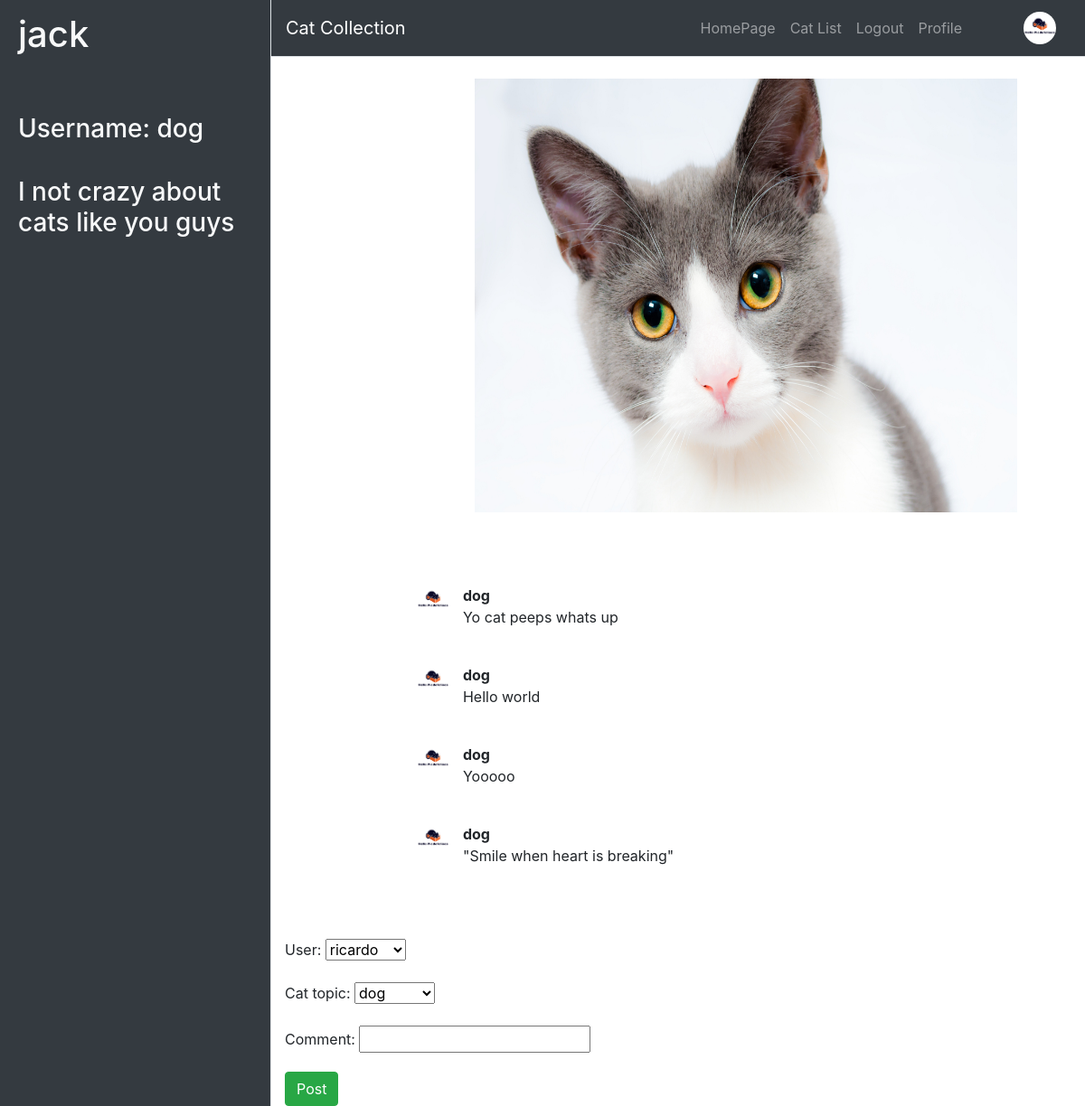
Screenshot of /cat_app/cat_topic/3/ (signed in) with the database file from the repository.
### cat_app/models.py (models this page shows, shortened)
class Cat_Topic(models.Model):
	owner = models.ForeignKey(UserProfileInfo, on_delete=models.CASCADE, blank=True, null=True)
	cat_name = models.CharField(max_length=20)
	cat_picture = models.ImageField(upload_to='cat_images', blank=True, null=True)
	story = models.CharField(max_length=140)
	def __str__(self):
		return self.owner.user.username

class UserProfileInfo(models.Model):
	user = models.OneToOneField(User, related_name='userprofileinfos', on_delete=models.CASCADE, blank=True, null=True, default=1)
	picture = models.ImageField(upload_to='images', blank=True, null=True)

class Cat_Topic_Comment(models.Model):
	user = models.ForeignKey(User, on_delete=models.CASCADE, blank=True, null=True)
	cat_topic = models.ForeignKey(Cat_Topic, related_name="comments", on_delete=models.CASCADE, blank=True, null=True)
	comment = models.CharField(max_length=140)

### cat_app/views.py (the view, shortened to what this page needs)
# urls.py: url(r'^cat_topic/(?P<pk>\d+)/$', views.CatDetailView.as_view(), name='cat_detail'),
class CatDetailView(FormMixin, DetailView):
	model = models.Cat_Topic
	template_name = 'cat_app/cat_detail.html'
	form_class = forms.CatCommentForm
	def get_context_data(self, **kwargs):
		context = super(CatDetailView, self).get_context_data(**kwargs)
		form = self.get_form()
		context['cat_detail'] = self.get_object()
		cat_topic = self.get_object()
		profiles = models.UserProfileInfo.objects.all()
		user = self.request.user
		if user.is_authenticated:
			form.initial['user'] = user.id
			form.initial['cat_topic'] = cat_topic.id
			context['form'] = form
			for profile in profiles:
				if user.id == profile.user.id:
					context['profile_detail'] = profile
		return context

### cat_app/forms.py
class CatCommentForm(forms.Form):
	user = forms.ModelChoiceField(queryset=User.objects.all())
	cat_topic = forms.ModelChoiceField(queryset=Cat_Topic.objects.all())
	comment = forms.CharField()
	class Meta:
		fields = ("user", "cat_topic", "comment")
		model = Cat_Topic_Comment

### templates/cat_app/cat_detail.html (shortened to what this page needs)
{% extends "cat_app/base_sidebar.html" %}
{% load static %}
{% block templatecss %}<link href="{% static 'css/cat_topic.css' %}" rel="stylesheet" />{% endblock %}
{% block imagenav %}<img class="imageframe" src="../../../media/{{ profile_detail.picture }}" alt="{{ profile_detail.picture }}">{% endblock %}
{% block profile_nav %}
  <li class="nav-item">
    <a class="nav-link" href="{% url 'cat_app:profile_detail' pk=profile_detail.pk %}">Profile</a>
  </li>
{% endblock %}
{% block sidebar %}
    <div class="text-light bg-dark border-right" id="sidebar-wrapper">
        <div class="sidebar-heading">
            <h1 class="small-font">{{ cat_detail.cat_name }}<h1>
            <br>
            <h3 class="small-font">Username: {{ cat_detail.owner.user.username}}</h3>
            <br>
            <h3 class="small-font">{{ cat_detail.story }}</h3>
        </div>
    </div>
{% endblock %}
{% block content %}
    <br>
    <img class="center" src="../../../media/{{ cat_detail.cat_picture }}"/>
    <div class="cat-comment-container">
      <ul class="cat-comment-list">
        {% for comment in cat_detail.comments.all %}
        <li class="cat-comment-list-item">
          <div class="row">
            <div class="col-2" >
              <img class="comment-image" src="../../../media/{{ profile_detail.picture }}"  alt="empty">
            </div>
            <div class="col-10">
              <div class="row">
                <div class="col">
                  <b>{{ comment.user.username }}</b>
                </div>
                <div class="col">
                  <p>{{ comment.comment }}</p>
                </div>
              </div>
            </div>
          </div>
          <br>
        </li>
        {% endfor %}
      </ul>
    </div>
    <br>
    <form method="POST">
        {{ form.as_p }}
        <button type="submit" class="btn btn-success btn-btn">Post</button>
    </form>
{% endblock %}

### static/css/simple-sidebar.css (style rules this page uses)
body { overflow-x: hidden; }
#sidebar-wrapper { min-height: 100vh; margin-left: -15rem; -webkit-transition: margin .25s ease-out; -moz-transition: margin .25s ease-out; -o-transition: margin .25s ease-out; transition: margin .25s ease-out; }
#sidebar-wrapper .sidebar-heading { padding: 0.875rem 1.25rem; font-size: 1.2rem; }
@media (min-width: 400px) { #sidebar-wrapper { margin-left: 0; } }

### static/css/cat_topic.css (style rules this page uses)
.imageframe { height: 3vw; width: 3vw; border-radius: 50%; margin-left: 5vw; }
.comment-image { height: 3vw; width: 3vw; border-radius: 50%; float: right; }
.center { margin-left: 17.5vw; height: 60vh; width: 50vw; }
#sidebar-wrapper { max-width: 25vw; }
.cat-comment-container { margin-left: 5vw; margin-top: 10vh; width: 85%; }
.cat-comment-list { list-style: none; width: 80%; }
.col-2 { padding: 0px; }

### rows the page displays
Cat_Topic: cat_name "jack", owner.user.username "dog", story "I not crazy about cats like you guys", cat_picture (picture)
UserProfileInfo: picture (picture), user "ricardo"
Cat_Topic_Comment: picture (picture), user.username "dog", comment "Yo cat peeps whats up"
Cat_Topic_Comment: picture (picture), user.username "dog", comment "Hello world"
Cat_Topic_Comment: picture (picture), user.username "dog", comment "Yooooo"
Cat_Topic_Comment: picture (picture), user.username "dog", comment "\"Smile when heart is breaking\""
